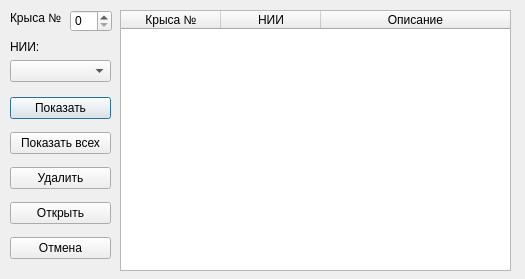
<?xml version="1.0" encoding="UTF-8"?>
<ui version="4.0">
 <class>open</class>
 <widget class="QDialog" name="open">
  <property name="geometry">
   <rect>
    <x>0</x>
    <y>0</y>
    <width>525</width>
    <height>279</height>
   </rect>
  </property>
  <property name="minimumSize">
   <size>
    <width>525</width>
    <height>279</height>
   </size>
  </property>
  <property name="maximumSize">
   <size>
    <width>525</width>
    <height>279</height>
   </size>
  </property>
  <property name="windowTitle">
   <string>Открыть</string>
  </property>
  <widget class="QLabel" name="label">
   <property name="geometry">
    <rect>
     <x>10</x>
     <y>10</y>
     <width>51</width>
     <height>16</height>
    </rect>
   </property>
   <property name="text">
    <string>Крыса №:</string>
   </property>
  </widget>
  <widget class="QTableWidget" name="tableWidget">
   <property name="geometry">
    <rect>
     <x>120</x>
     <y>10</y>
     <width>391</width>
     <height>261</height>
    </rect>
   </property>
   <property name="editTriggers">
    <set>QAbstractItemView::NoEditTriggers</set>
   </property>
   <property name="selectionMode">
    <enum>QAbstractItemView::SingleSelection</enum>
   </property>
   <property name="selectionBehavior">
    <enum>QAbstractItemView::SelectRows</enum>
   </property>
   <property name="columnCount">
    <number>3</number>
   </property>
   <attribute name="horizontalHeaderStretchLastSection">
    <bool>true</bool>
   </attribute>
   <column>
    <property name="text">
     <string>Крыса №</string>
    </property>
   </column>
   <column>
    <property name="text">
     <string>НИИ</string>
    </property>
   </column>
   <column>
    <property name="text">
     <string>Описание</string>
    </property>
   </column>
  </widget>
  <widget class="QSpinBox" name="spinBox">
   <property name="geometry">
    <rect>
     <x>70</x>
     <y>10</y>
     <width>42</width>
     <height>22</height>
    </rect>
   </property>
   <property name="minimum">
    <number>0</number>
   </property>
   <property name="maximum">
    <number>9999</number>
   </property>
  </widget>
  <widget class="QComboBox" name="RIComboBox">
   <property name="geometry">
    <rect>
     <x>10</x>
     <y>60</y>
     <width>101</width>
     <height>22</height>
    </rect>
   </property>
  </widget>
  <widget class="QLabel" name="label_2">
   <property name="geometry">
    <rect>
     <x>10</x>
     <y>40</y>
     <width>47</width>
     <height>13</height>
    </rect>
   </property>
   <property name="text">
    <string>НИИ:</string>
   </property>
  </widget>
  <widget class="QWidget" name="verticalLayoutWidget">
   <property name="geometry">
    <rect>
     <x>10</x>
     <y>90</y>
     <width>101</width>
     <height>181</height>
    </rect>
   </property>
   <layout class="QVBoxLayout" name="verticalLayout">
    <item>
     <widget class="QPushButton" name="showButton">
      <property name="text">
       <string>Показать</string>
      </property>
     </widget>
    </item>
    <item>
     <widget class="QPushButton" name="showAllButton">
      <property name="text">
       <string>Показать всех</string>
      </property>
     </widget>
    </item>
    <item>
     <widget class="QPushButton" name="deletelButton">
      <property name="text">
       <string>Удалить</string>
      </property>
     </widget>
    </item>
    <item>
     <widget class="QPushButton" name="openButton">
      <property name="text">
       <string>Открыть</string>
      </property>
     </widget>
    </item>
    <item>
     <widget class="QPushButton" name="canselButton">
      <property name="text">
       <string>Отмена</string>
      </property>
     </widget>
    </item>
   </layout>
  </widget>
 </widget>
 <resources/>
 <connections/>
</ui>
